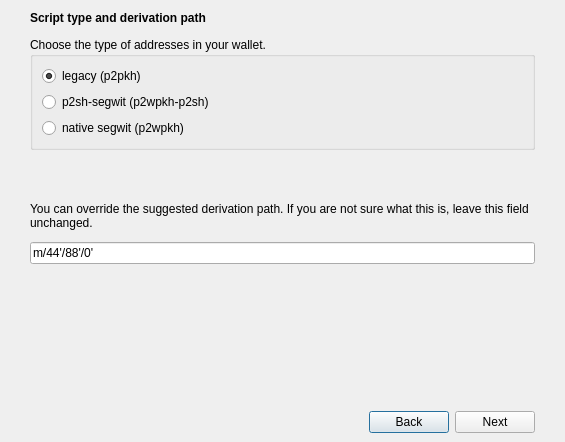
<?xml version="1.0" encoding="UTF-8"?>
<ui version="4.0">
 <class>DerivationPathDialog</class>
 <widget class="QDialog" name="DerivationPathDialog">
  <property name="geometry">
   <rect>
    <x>0</x>
    <y>0</y>
    <width>565</width>
    <height>442</height>
   </rect>
  </property>
  <property name="windowTitle">
   <string>Select script type and derivation path</string>
  </property>
  <layout class="QVBoxLayout" name="verticalLayout_2">
   <property name="leftMargin">
    <number>0</number>
   </property>
   <property name="rightMargin">
    <number>0</number>
   </property>
   <property name="bottomMargin">
    <number>0</number>
   </property>
   <item>
    <layout class="QVBoxLayout" name="verticalLayout">
     <property name="spacing">
      <number>12</number>
     </property>
     <property name="leftMargin">
      <number>30</number>
     </property>
     <property name="rightMargin">
      <number>30</number>
     </property>
     <item>
      <widget class="QLabel" name="labelTitle">
       <property name="font">
        <font>
         <weight>75</weight>
         <bold>true</bold>
        </font>
       </property>
       <property name="text">
        <string>Script type and derivation path</string>
       </property>
      </widget>
     </item>
     <item>
      <layout class="QVBoxLayout" name="verticalLayout_3">
       <item>
        <widget class="QGroupBox" name="groupBoxAddressType">
         <property name="title">
          <string>Choose the type of addresses in your wallet.</string>
         </property>
         <layout class="QVBoxLayout" name="verticalLayout_4">
          <item>
           <widget class="QRadioButton" name="rbLegacy">
            <property name="text">
             <string>legacy (p2pkh)</string>
            </property>
            <property name="checked">
             <bool>true</bool>
            </property>
           </widget>
          </item>
          <item>
           <widget class="QRadioButton" name="rbP2SH">
            <property name="text">
             <string>p2sh-segwit (p2wpkh-p2sh)</string>
            </property>
           </widget>
          </item>
          <item>
           <widget class="QRadioButton" name="rbSegWit">
            <property name="text">
             <string>native segwit (p2wpkh)</string>
            </property>
           </widget>
          </item>
         </layout>
        </widget>
       </item>
       <item>
        <spacer name="verticalSpacer_2">
         <property name="orientation">
          <enum>Qt::Vertical</enum>
         </property>
         <property name="sizeType">
          <enum>QSizePolicy::Fixed</enum>
         </property>
         <property name="sizeHint" stdset="0">
          <size>
           <width>20</width>
           <height>40</height>
          </size>
         </property>
        </spacer>
       </item>
       <item>
        <widget class="QLabel" name="labelDerivationPath">
         <property name="text">
          <string>You can override the suggested derivation path. If you are not sure what this is, leave this field unchanged.</string>
         </property>
         <property name="wordWrap">
          <bool>true</bool>
         </property>
        </widget>
       </item>
       <item>
        <widget class="QLineEdit" name="lineEditDerivationPath">
         <property name="text">
          <string>m/44'/88'/0'</string>
         </property>
        </widget>
       </item>
      </layout>
     </item>
    </layout>
   </item>
   <item>
    <spacer name="verticalSpacer">
     <property name="orientation">
      <enum>Qt::Vertical</enum>
     </property>
     <property name="sizeHint" stdset="0">
      <size>
       <width>20</width>
       <height>40</height>
      </size>
     </property>
    </spacer>
   </item>
   <item>
    <widget class="QWidget" name="buttonsContainerWhite" native="true">
     <layout class="QHBoxLayout" name="horizontalLayout_2">
      <property name="leftMargin">
       <number>30</number>
      </property>
      <property name="topMargin">
       <number>15</number>
      </property>
      <property name="rightMargin">
       <number>30</number>
      </property>
      <item>
       <spacer name="horizontalSpacer">
        <property name="orientation">
         <enum>Qt::Horizontal</enum>
        </property>
        <property name="sizeHint" stdset="0">
         <size>
          <width>40</width>
          <height>20</height>
         </size>
        </property>
       </spacer>
      </item>
      <item>
       <widget class="QPushButton" name="backButton">
        <property name="text">
         <string>Back</string>
        </property>
       </widget>
      </item>
      <item>
       <widget class="QPushButton" name="nextButton">
        <property name="text">
         <string>Next</string>
        </property>
       </widget>
      </item>
     </layout>
    </widget>
   </item>
  </layout>
 </widget>
 <resources/>
 <connections/>
</ui>
